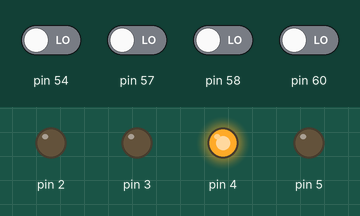
Simulated run of this sketch. Board: Arduino Mega 2560, built with avr-gcc and run on an emulated ATmega2560. Shown: output pins drawn as LEDs (lit = HIGH). The test bench sets the inputs (shaded band); at power-on: pin 54, pin 57, pin 58, pin 60 LOW.

Above: at 1.2 s.
1.3 s: pin 57 driven HIGH
At 2.0 s:
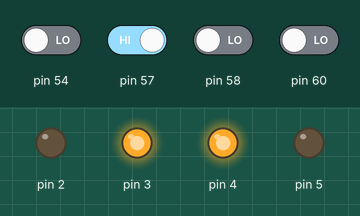
2.8 s: pin 60 driven HIGH
At 3.1 s:
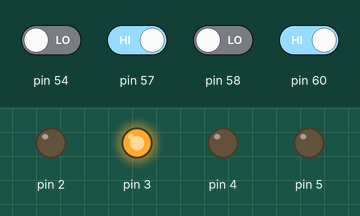
4.3 s: pin 57 driven LOW
At 5.5 s:
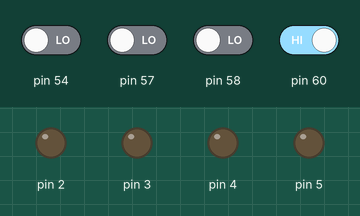
5.8 s: pin 58 driven HIGH
At 6.6 s:
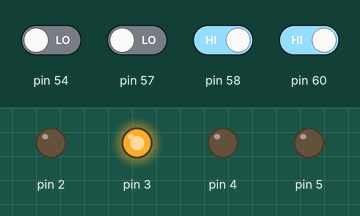
7.3 s: pin 58 driven LOW
At 7.8 s:
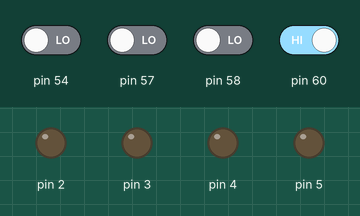
Timing chart, 0 to 9.8 s (numbered marks = the images above; inputs shaded):
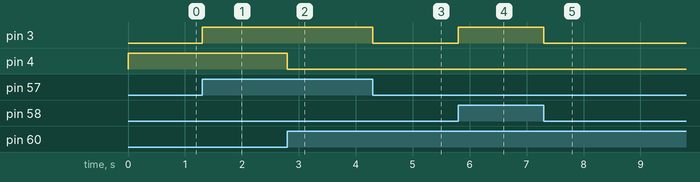

The sketch:

TC100_ET_OU_NON.ino
```cpp
#include <SPI.h>
#include <Controllino.h>

//
//  Tâche : TC100_ET_OU_NON
//

//
//  Configuration
//
void setup() {
  // Définir les broches en tant qu'entrées ou sorties
  pinMode(CONTROLLINO_A0, INPUT);
  pinMode(CONTROLLINO_A1, INPUT);
  pinMode(CONTROLLINO_A3, INPUT);
  pinMode(CONTROLLINO_A4, INPUT);
  pinMode(CONTROLLINO_A6, INPUT);
  pinMode(CONTROLLINO_D0, OUTPUT);
  pinMode(CONTROLLINO_D1, OUTPUT);
  pinMode(CONTROLLINO_D2, OUTPUT);
  pinMode(CONTROLLINO_D3, OUTPUT);
}

//
//  Boucle
//
void loop() {
  // Portes logiques AND, OR et NOT

  // AND
  // 0 0    0
  // 0 1    0
  // 1 0    0
  // 1 1    1
  if (digitalRead(CONTROLLINO_A0) && digitalRead(CONTROLLINO_A1))
    digitalWrite(CONTROLLINO_D0, HIGH);
  else
    digitalWrite(CONTROLLINO_D0, LOW);

  // OR
  // 0 0    0
  // 0 1    1
  // 1 0    1
  // 1 1    1
  if (digitalRead(CONTROLLINO_A3) || digitalRead(CONTROLLINO_A4))
    digitalWrite(CONTROLLINO_D1, HIGH);
  else
    digitalWrite(CONTROLLINO_D1, LOW);

  // NOT
  // 0    1
  // 1    0
  if (digitalRead(CONTROLLINO_A6) == HIGH)
    digitalWrite(CONTROLLINO_D2, LOW);
  else
    digitalWrite(CONTROLLINO_D2, HIGH);
}
```

Measured:
- after the input at 1.3 s, pin 3: LOW → HIGH at once
- after the input at 2.8 s, pin 4: HIGH → LOW at once
- after the input at 4.3 s, pin 3: HIGH → LOW at once
- after the input at 5.8 s, pin 3: LOW → HIGH at once
- after the input at 7.3 s, pin 3: HIGH → LOW at once
